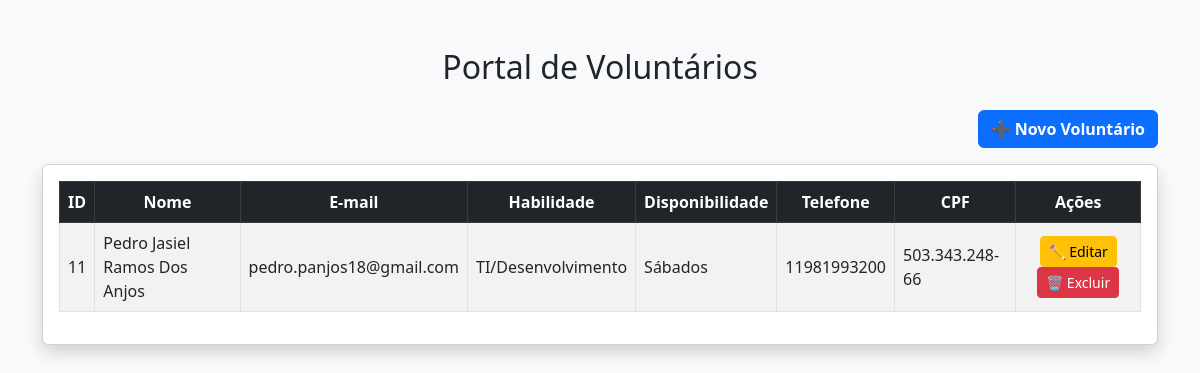
The page / on the database its author committed.
### tables this page shows
CREATE TABLE voluntarios (
  id_voluntario INTEGER PRIMARY key AUTOINCREMENT,
  nome Text NOT NULL,
  email Text UNIQUE not NULL,
  habilidade_principal Text,
  disponibilidade Text
, telefone TEXT, CPF TEXT);

### app.py (the view)
@app.route('/')
def index():
    conn = conectar()
    cursor = conn.cursor()
    cursor.execute("SELECT id_voluntario, nome, email, habilidade_principal, disponibilidade, telefone, cpf FROM voluntarios")
    dados = cursor.fetchall()
    conn.close()
    return render_template('index.html', lista_voluntarios=dados)

### app.py (called while the page is built)
def conectar():
    diretorio_atual = os.path.dirname(os.path.abspath(__file__))
    caminho_banco = os.path.join(diretorio_atual, 'voluntarios.db')
    return sqlite3.connect(caminho_banco)

### templates/index.html (shortened to what this page needs)
<!DOCTYPE html>
<html lang="pt-BR">
<head>
    <link href="https://cdn.jsdelivr.net/npm/bootstrap@5.3.0/dist/css/bootstrap.min.css" rel="stylesheet">
</head>
<body class="bg-light">
<div class="container mt-5">
    <h2 class="text-center mb-4">Portal de Voluntários</h2>
    <div class="text-end mb-3">
        <a href="/cadastrar" class="btn btn-primary fw-bold">➕ Novo Voluntário</a>
    </div>
<div class="card shadow">
        <div class="card-body">
            <table class="table table-hover table-striped table-bordered align-middle">
                <thead class="table-dark text-center">
                    <tr>
                        <th>ID</th>
                        <th>Nome</th>
                        <th>E-mail</th>
                        <th>Habilidade</th>
                        <th>Disponibilidade</th>
                        <th>Telefone</th>
                        <th>CPF</th>
                        <th>Ações</th> </tr>
                </thead>
                <tbody>
                    {% for vol in lista_voluntarios %}
                    <tr>
                        <td class="text-center">{{ vol[0] }}</td>
                        <td>{{ vol[1] }}</td>
                        <td>{{ vol[2] }}</td>
                        <td>{{ vol[3] }}</td>
                        <td>{{ vol[4] }}</td>
                        <td>{{ vol[5] }}</td>
                        <td>{{ vol[6] }}</td>
                        <td class="text-center">
                            <a href="/editar/{{ vol[0] }}" class="btn btn-warning btn-sm">✏️ Editar</a>
                            <a href="/deletar/{{ vol[0] }}" class="btn btn-danger btn-sm" onclick="return confirm('Tem certeza que deseja excluir o cadastro de {{ vol[1] }}?');">🗑️ Excluir</a>
                        </td>
                    </tr>
                    {% endfor %}
                </tbody>
            </table>
        </div>
    </div>
</body>
</html>

### rows shown on the page
voluntarios: id_voluntario "11", nome "Pedro Jasiel Ramos Dos Anjos", email "pedro.panjos18@gmail.com", habilidade_principal "TI/Desenvolvimento", disponibilidade "Sábados", telefone "11981993200", CPF "503.343.248-66"
